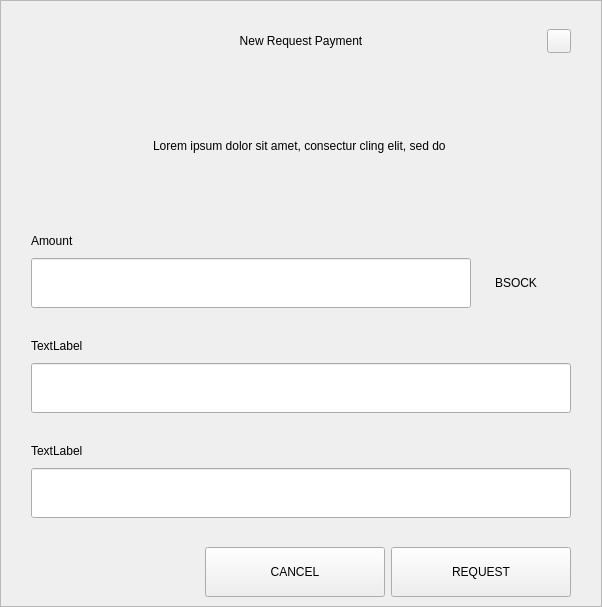
<?xml version="1.0" encoding="UTF-8"?>
<ui version="4.0">
 <class>RequestDialog</class>
 <widget class="QDialog" name="RequestDialog">
  <property name="geometry">
   <rect>
    <x>0</x>
    <y>0</y>
    <width>602</width>
    <height>607</height>
   </rect>
  </property>
  <property name="windowTitle">
   <string>Dialog</string>
  </property>
  <layout class="QVBoxLayout" name="verticalLayout_5">
   <property name="spacing">
    <number>0</number>
   </property>
   <property name="leftMargin">
    <number>0</number>
   </property>
   <property name="topMargin">
    <number>0</number>
   </property>
   <property name="rightMargin">
    <number>0</number>
   </property>
   <property name="bottomMargin">
    <number>0</number>
   </property>
   <item>
    <widget class="QFrame" name="frame">
     <property name="styleSheet">
      <string notr="true"/>
     </property>
     <property name="frameShape">
      <enum>QFrame::StyledPanel</enum>
     </property>
     <property name="frameShadow">
      <enum>QFrame::Raised</enum>
     </property>
     <layout class="QVBoxLayout" name="verticalLayout_4" stretch="1,0,0">
      <property name="spacing">
       <number>0</number>
      </property>
      <property name="leftMargin">
       <number>30</number>
      </property>
      <property name="topMargin">
       <number>20</number>
      </property>
      <property name="rightMargin">
       <number>30</number>
      </property>
      <property name="bottomMargin">
       <number>0</number>
      </property>
      <item>
       <layout class="QHBoxLayout" name="horizontalLayout_3">
        <property name="spacing">
         <number>0</number>
        </property>
        <item>
         <spacer name="horizontalSpacer_21">
          <property name="orientation">
           <enum>Qt::Horizontal</enum>
          </property>
          <property name="sizeHint" stdset="0">
           <size>
            <width>40</width>
            <height>20</height>
           </size>
          </property>
         </spacer>
        </item>
        <item>
         <widget class="QLabel" name="labelTitle">
          <property name="minimumSize">
           <size>
            <width>0</width>
            <height>40</height>
           </size>
          </property>
          <property name="maximumSize">
           <size>
            <width>16777215</width>
            <height>40</height>
           </size>
          </property>
          <property name="styleSheet">
           <string notr="true">padding-left:24px;</string>
          </property>
          <property name="text">
           <string>New Request Payment</string>
          </property>
          <property name="alignment">
           <set>Qt::AlignCenter</set>
          </property>
          <property name="margin">
           <number>7</number>
          </property>
         </widget>
        </item>
        <item>
         <spacer name="horizontalSpacer">
          <property name="orientation">
           <enum>Qt::Horizontal</enum>
          </property>
          <property name="sizeHint" stdset="0">
           <size>
            <width>40</width>
            <height>20</height>
           </size>
          </property>
         </spacer>
        </item>
        <item>
         <widget class="QPushButton" name="btnEsc">
          <property name="minimumSize">
           <size>
            <width>24</width>
            <height>24</height>
           </size>
          </property>
          <property name="maximumSize">
           <size>
            <width>24</width>
            <height>24</height>
           </size>
          </property>
          <property name="focusPolicy">
           <enum>Qt::NoFocus</enum>
          </property>
          <property name="text">
           <string/>
          </property>
         </widget>
        </item>
       </layout>
      </item>
      <item>
       <widget class="QStackedWidget" name="stack">
        <property name="minimumSize">
         <size>
          <width>540</width>
          <height>0</height>
         </size>
        </property>
        <property name="maximumSize">
         <size>
          <width>540</width>
          <height>16777215</height>
         </size>
        </property>
        <property name="currentIndex">
         <number>0</number>
        </property>
        <widget class="QWidget" name="page_1">
         <property name="minimumSize">
          <size>
           <width>540</width>
           <height>0</height>
          </size>
         </property>
         <property name="maximumSize">
          <size>
           <width>540</width>
           <height>16777215</height>
          </size>
         </property>
         <layout class="QVBoxLayout" name="layout1">
          <property name="spacing">
           <number>0</number>
          </property>
          <property name="leftMargin">
           <number>0</number>
          </property>
          <property name="topMargin">
           <number>0</number>
          </property>
          <property name="rightMargin">
           <number>0</number>
          </property>
          <property name="bottomMargin">
           <number>0</number>
          </property>
          <item>
           <spacer name="verticalSpacer_21">
            <property name="orientation">
             <enum>Qt::Vertical</enum>
            </property>
            <property name="sizeType">
             <enum>QSizePolicy::Fixed</enum>
            </property>
            <property name="sizeHint" stdset="0">
             <size>
              <width>20</width>
              <height>30</height>
             </size>
            </property>
           </spacer>
          </item>
          <item alignment="Qt::AlignHCenter">
           <widget class="QLabel" name="labelMessage">
            <property name="minimumSize">
             <size>
              <width>400</width>
              <height>50</height>
             </size>
            </property>
            <property name="text">
             <string>Lorem ipsum dolor sit amet, consectur cling elit, sed do </string>
            </property>
            <property name="alignment">
             <set>Qt::AlignCenter</set>
            </property>
            <property name="wordWrap">
             <bool>true</bool>
            </property>
           </widget>
          </item>
          <item alignment="Qt::AlignBottom">
           <widget class="QWidget" name="containerAmount" native="true">
            <layout class="QVBoxLayout" name="verticalLayout">
             <property name="spacing">
              <number>9</number>
             </property>
             <property name="leftMargin">
              <number>0</number>
             </property>
             <property name="topMargin">
              <number>0</number>
             </property>
             <property name="rightMargin">
              <number>0</number>
             </property>
             <property name="bottomMargin">
              <number>0</number>
             </property>
             <item>
              <widget class="QLabel" name="labelSubtitleAmount">
               <property name="minimumSize">
                <size>
                 <width>350</width>
                 <height>16</height>
                </size>
               </property>
               <property name="maximumSize">
                <size>
                 <width>16777215</width>
                 <height>16</height>
                </size>
               </property>
               <property name="text">
                <string>Amount</string>
               </property>
              </widget>
             </item>
             <item alignment="Qt::AlignTop">
              <widget class="QWidget" name="layoutAmount" native="true">
               <layout class="QHBoxLayout" name="horizontalLayout" stretch="2,0">
                <property name="spacing">
                 <number>0</number>
                </property>
                <property name="leftMargin">
                 <number>0</number>
                </property>
                <property name="topMargin">
                 <number>0</number>
                </property>
                <property name="rightMargin">
                 <number>0</number>
                </property>
                <property name="bottomMargin">
                 <number>0</number>
                </property>
                <item>
                 <widget class="QLineEdit" name="lineEditAmount">
                  <property name="minimumSize">
                   <size>
                    <width>0</width>
                    <height>50</height>
                   </size>
                  </property>
                  <property name="maximumSize">
                   <size>
                    <width>16777215</width>
                    <height>50</height>
                   </size>
                  </property>
                 </widget>
                </item>
                <item>
                 <widget class="QWidget" name="comboContainer" native="true">
                  <property name="minimumSize">
                   <size>
                    <width>100</width>
                    <height>50</height>
                   </size>
                  </property>
                  <property name="maximumSize">
                   <size>
                    <width>16777215</width>
                    <height>50</height>
                   </size>
                  </property>
                  <layout class="QHBoxLayout" name="horizontalLayout_31">
                   <property name="spacing">
                    <number>0</number>
                   </property>
                   <property name="leftMargin">
                    <number>0</number>
                   </property>
                   <property name="topMargin">
                    <number>0</number>
                   </property>
                   <property name="rightMargin">
                    <number>10</number>
                   </property>
                   <property name="bottomMargin">
                    <number>0</number>
                   </property>
                   <item>
                    <widget class="QLabel" name="comboBoxCoin">
                     <property name="text">
                      <string>BSOCK</string>
                     </property>
                     <property name="alignment">
                      <set>Qt::AlignCenter</set>
                     </property>
                    </widget>
                   </item>
                  </layout>
                 </widget>
                </item>
               </layout>
              </widget>
             </item>
            </layout>
           </widget>
          </item>
          <item>
           <spacer name="verticalSpacer_31">
            <property name="orientation">
             <enum>Qt::Vertical</enum>
            </property>
            <property name="sizeType">
             <enum>QSizePolicy::Fixed</enum>
            </property>
            <property name="sizeHint" stdset="0">
             <size>
              <width>20</width>
              <height>30</height>
             </size>
            </property>
           </spacer>
          </item>
          <item>
           <layout class="QVBoxLayout" name="verticalLayoutLabel">
            <property name="spacing">
             <number>9</number>
            </property>
            <item>
             <widget class="QLabel" name="labelSubtitleLabel">
              <property name="minimumSize">
               <size>
                <width>0</width>
                <height>16</height>
               </size>
              </property>
              <property name="maximumSize">
               <size>
                <width>16777215</width>
                <height>16</height>
               </size>
              </property>
              <property name="text">
               <string>TextLabel</string>
              </property>
             </widget>
            </item>
            <item>
             <widget class="QLineEdit" name="lineEditLabel">
              <property name="minimumSize">
               <size>
                <width>0</width>
                <height>50</height>
               </size>
              </property>
              <property name="maximumSize">
               <size>
                <width>16777215</width>
                <height>50</height>
               </size>
              </property>
             </widget>
            </item>
           </layout>
          </item>
          <item>
           <spacer name="verticalSpacer_34">
            <property name="orientation">
             <enum>Qt::Vertical</enum>
            </property>
            <property name="sizeType">
             <enum>QSizePolicy::Fixed</enum>
            </property>
            <property name="sizeHint" stdset="0">
             <size>
              <width>20</width>
              <height>30</height>
             </size>
            </property>
           </spacer>
          </item>
          <item>
           <layout class="QVBoxLayout" name="verticalLayoutDescription">
            <property name="spacing">
             <number>9</number>
            </property>
            <item>
             <widget class="QLabel" name="labelSubtitleDescription">
              <property name="minimumSize">
               <size>
                <width>0</width>
                <height>16</height>
               </size>
              </property>
              <property name="maximumSize">
               <size>
                <width>16777215</width>
                <height>16</height>
               </size>
              </property>
              <property name="text">
               <string>TextLabel</string>
              </property>
             </widget>
            </item>
            <item>
             <widget class="QLineEdit" name="lineEditDescription">
              <property name="minimumSize">
               <size>
                <width>0</width>
                <height>50</height>
               </size>
              </property>
              <property name="maximumSize">
               <size>
                <width>16777215</width>
                <height>50</height>
               </size>
              </property>
             </widget>
            </item>
            <item>
             <spacer name="verticalSpacer_4">
              <property name="orientation">
               <enum>Qt::Vertical</enum>
              </property>
              <property name="sizeType">
               <enum>QSizePolicy::Fixed</enum>
              </property>
              <property name="sizeHint" stdset="0">
               <size>
                <width>20</width>
                <height>20</height>
               </size>
              </property>
             </spacer>
            </item>
           </layout>
          </item>
         </layout>
        </widget>
        <widget class="QWidget" name="page_2">
         <layout class="QVBoxLayout" name="layout2">
          <item>
           <spacer name="verticalSpacer_5">
            <property name="orientation">
             <enum>Qt::Vertical</enum>
            </property>
            <property name="sizeType">
             <enum>QSizePolicy::Fixed</enum>
            </property>
            <property name="sizeHint" stdset="0">
             <size>
              <width>20</width>
              <height>50</height>
             </size>
            </property>
           </spacer>
          </item>
          <item alignment="Qt::AlignHCenter">
           <widget class="QLabel" name="labelQrImg">
            <property name="minimumSize">
             <size>
              <width>260</width>
              <height>260</height>
             </size>
            </property>
            <property name="maximumSize">
             <size>
              <width>260</width>
              <height>260</height>
             </size>
            </property>
            <property name="text">
             <string/>
            </property>
            <property name="alignment">
             <set>Qt::AlignCenter</set>
            </property>
           </widget>
          </item>
          <item>
           <spacer name="verticalSpacer_2">
            <property name="orientation">
             <enum>Qt::Vertical</enum>
            </property>
            <property name="sizeType">
             <enum>QSizePolicy::Fixed</enum>
            </property>
            <property name="sizeHint" stdset="0">
             <size>
              <width>20</width>
              <height>30</height>
             </size>
            </property>
           </spacer>
          </item>
          <item alignment="Qt::AlignHCenter">
           <widget class="QLabel" name="labelAddress">
            <property name="text">
             <string>D7VFR83SQbiezrW72hjcWJtcfip5krte2Z </string>
            </property>
           </widget>
          </item>
          <item>
           <spacer name="verticalSpacer_32">
            <property name="orientation">
             <enum>Qt::Vertical</enum>
            </property>
            <property name="sizeType">
             <enum>QSizePolicy::Expanding</enum>
            </property>
            <property name="sizeHint" stdset="0">
             <size>
              <width>20</width>
              <height>20</height>
             </size>
            </property>
           </spacer>
          </item>
          <item>
           <layout class="QHBoxLayout" name="horizontal">
            <property name="leftMargin">
             <number>20</number>
            </property>
            <property name="rightMargin">
             <number>20</number>
            </property>
            <property name="bottomMargin">
             <number>20</number>
            </property>
            <item>
             <spacer name="horizontalSpacer_4">
              <property name="orientation">
               <enum>Qt::Horizontal</enum>
              </property>
              <property name="sizeHint" stdset="0">
               <size>
                <width>40</width>
                <height>20</height>
               </size>
              </property>
             </spacer>
            </item>
            <item>
             <widget class="QPushButton" name="btnCopyAddress">
              <property name="minimumSize">
               <size>
                <width>180</width>
                <height>50</height>
               </size>
              </property>
              <property name="text">
               <string>COPY ADDRESS</string>
              </property>
             </widget>
            </item>
            <item>
             <widget class="QPushButton" name="btnCopyUrl">
              <property name="minimumSize">
               <size>
                <width>180</width>
                <height>50</height>
               </size>
              </property>
              <property name="text">
               <string>COPY URL</string>
              </property>
             </widget>
            </item>
            <item>
             <spacer name="horizontalSpacer_2">
              <property name="orientation">
               <enum>Qt::Horizontal</enum>
              </property>
              <property name="sizeHint" stdset="0">
               <size>
                <width>40</width>
                <height>20</height>
               </size>
              </property>
             </spacer>
            </item>
           </layout>
          </item>
         </layout>
        </widget>
       </widget>
      </item>
      <item>
       <widget class="QWidget" name="buttonsStack" native="true">
        <layout class="QHBoxLayout" name="horizontalLayout_5">
         <property name="leftMargin">
          <number>20</number>
         </property>
         <property name="rightMargin">
          <number>0</number>
         </property>
         <item>
          <spacer name="horizontalSpacer_41">
           <property name="orientation">
            <enum>Qt::Horizontal</enum>
           </property>
           <property name="sizeHint" stdset="0">
            <size>
             <width>40</width>
             <height>20</height>
            </size>
           </property>
          </spacer>
         </item>
         <item>
          <widget class="QPushButton" name="btnCancel">
           <property name="minimumSize">
            <size>
             <width>180</width>
             <height>50</height>
            </size>
           </property>
           <property name="focusPolicy">
            <enum>Qt::NoFocus</enum>
           </property>
           <property name="text">
            <string>CANCEL</string>
           </property>
          </widget>
         </item>
         <item>
          <widget class="QPushButton" name="btnSave">
           <property name="minimumSize">
            <size>
             <width>180</width>
             <height>50</height>
            </size>
           </property>
           <property name="focusPolicy">
            <enum>Qt::NoFocus</enum>
           </property>
           <property name="text">
            <string>REQUEST</string>
           </property>
          </widget>
         </item>
        </layout>
       </widget>
      </item>
     </layout>
    </widget>
   </item>
  </layout>
 </widget>
 <resources/>
 <connections/>
</ui>
